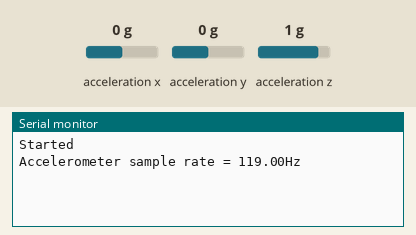
Simulated run of this sketch. Board: Arduino Nano 33 BLE. On the bench: the last lines printed to the serial monitor. Inputs (shaded band) come from the test bench; at power-on: acceleration x 0 g, acceleration y 0 g, acceleration z 1 g.

Above: at 1.8 s.
1.9 s: acceleration x set to -1.4 g
At 2.8 s:
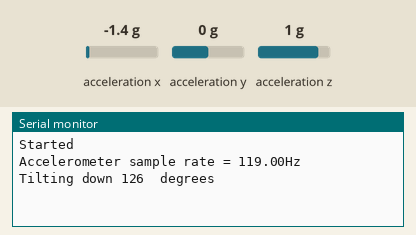
4.5 s: acceleration y set to -1.4 g
At 5.7 s:
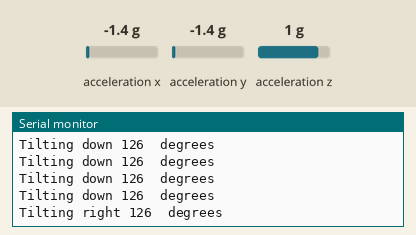
7.5 s: acceleration x set to 0.8 g
At 8.8 s:
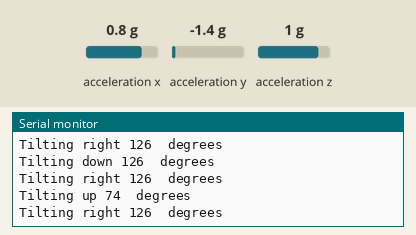
10.5 s: acceleration y set to 0.8 g
At 11.8 s:
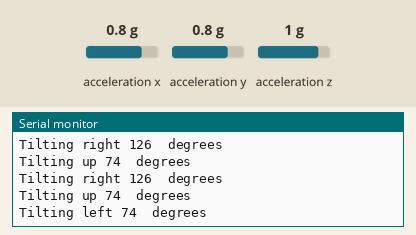

Measured:
- after the input at 1.9 s, the serial monitor: prints a new line after 0.10 s (image 1)
- after the input at 4.5 s, the serial monitor: prints a new line after 0.51 s (image 2)
- after the input at 7.5 s, the serial monitor: prints a new line after 0.51 s (image 3)
- after the input at 10.5 s, the serial monitor: prints a new line after 0.52 s (image 4)

The sketch:

Accelerometer.ino
```cpp
#include <Arduino_LSM9DS1.h>

float x, y,z;
int degreesX = 0;
int degreesY = 0;

void setup() {
  Serial.begin(9600);
  while (!Serial);
  Serial.println("Started");

  if (!IMU.begin()) {
    Serial.println("Failed to initialize IMU!");
    while (1);
  }

  Serial.print("Accelerometer sample rate = ");
  Serial.print(IMU.accelerationSampleRate());
  Serial.println("Hz");
}

void loop() {

  if (IMU.accelerationAvailable()) {
    IMU.readAcceleration(x, y, z);

  }

  if (x > 0.1) {
    x = 100 * x;
    degreesX = map(x, 0, 97, 0, 90);
    Serial.print("Tilting up ");
    Serial.print(degreesX);
    Serial.println("  degrees");
  }
  if (x < -0.1) {
    x = 100 * x;
    degreesX = map(x, 0, -100, 0, 90);
    Serial.print("Tilting down ");
    Serial.print(degreesX);
    Serial.println("  degrees");
  }
  if (y > 0.1) {
    y = 100 * y;
    degreesY = map(y, 0, 97, 0, 90);
    Serial.print("Tilting left ");
    Serial.print(degreesY);
    Serial.println("  degrees");
  }
  if (y < -0.1) {
    y = 100 * y;
    degreesY = map(y, 0, -100, 0, 90);
    Serial.print("Tilting right ");
    Serial.print(degreesY);
    Serial.println("  degrees");
  }
  delay(1000);
}
```
